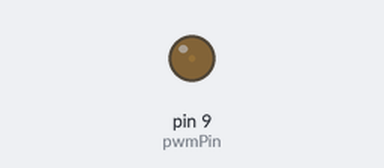
Recording of a sketch running on a simulated Arduino Uno, built with avr-gcc and run on an emulated ATmega328P. Shown: output pins drawn as LEDs (lit = HIGH).

Above: at 0.05 s.
At 1.15 s:
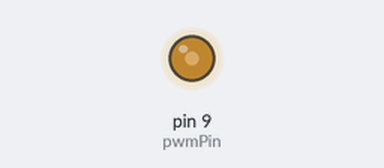
At 2.3 s:
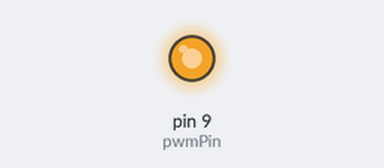
At 4.6 s:
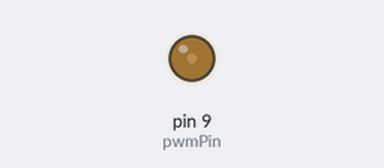
Timing chart, 0 to 6.7 s (numbered marks = the images above):
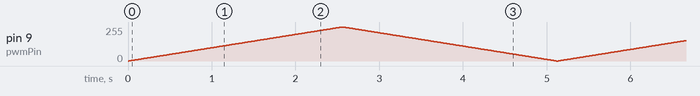

The sketch:

pwm-fade.ino
```cpp
const int pwmPin = 9; // PWM-capable pin

void setup() {
  pinMode(pwmPin, OUTPUT);
}

void loop() {
  for (int duty = 0; duty <= 255; duty++) {
    analogWrite(pwmPin, duty);
    delay(10);
  }
  for (int duty = 255; duty >= 0; duty--) {
    analogWrite(pwmPin, duty);
    delay(10);
  }
}
```
